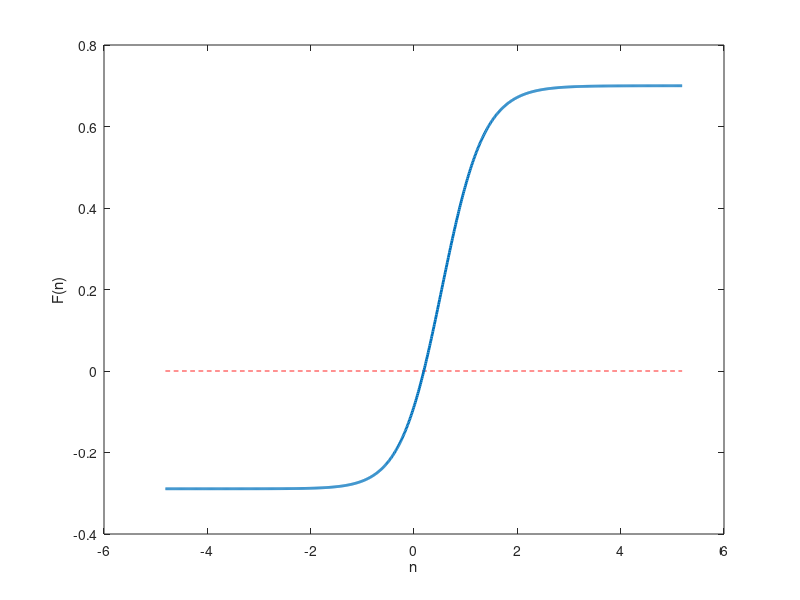

Write MATLAB code to recreate this figure.
% price cap
xi = 0.3;

% LMSR
beta = 1;
q = 10*ones(1,5);
i = 1;
qj = [q(1:i-1) q(i+1:end)];
n = -q(i) + log(xi*sum(exp(beta*qj))/(1 - xi)) / beta
q(i) = q(i) + n;
p_lmsr = exp(beta*q) / sum(exp(beta*q))

% LS-LMSR
clear n
a = 0.0079;
q = 10*ones(1,5);
i = 1;
qj = [q(1:i-1) q(i+1:end)];
F = @(n) a*log(exp((q(i) + n)/a/(n + sum(q))) + sum(exp(qj/a/(n + sum(q))))) + ...
    (exp((q(i) + n)/a/(n + sum(q)))*sum(qj) - sum(qj.*exp(qj/a/(n + sum(q))))) / ...
    ((n + sum(q))*(exp((q(i) + n)/a/(n + sum(q))) + sum(exp(qj/a/(n + sum(q)))))) - xi;
options = optimset('Display', 'iter');
n0 = fsolve(F, 0.05, options)
q(i) = q(i) + n0;
b = a*sum(q);
p_lslmsr = a*log(sum(exp(q/b))) + ...
    (exp(q/b)*sum(q) - sum(q.*exp(q/b))) / sum(q) / sum(exp(q/b))

% plot solution
numPts = 1000;
x = linspace(n0 - 5, n0 + 5, numPts);
y = zeros(1, numPts);
for ii = 1:numPts
    y(ii) = F(x(ii));
end
plot(x, zeros(size(x)), 'r--', x, y, 'LineWidth', 2);
xlabel('n');
ylabel('F(n)');
